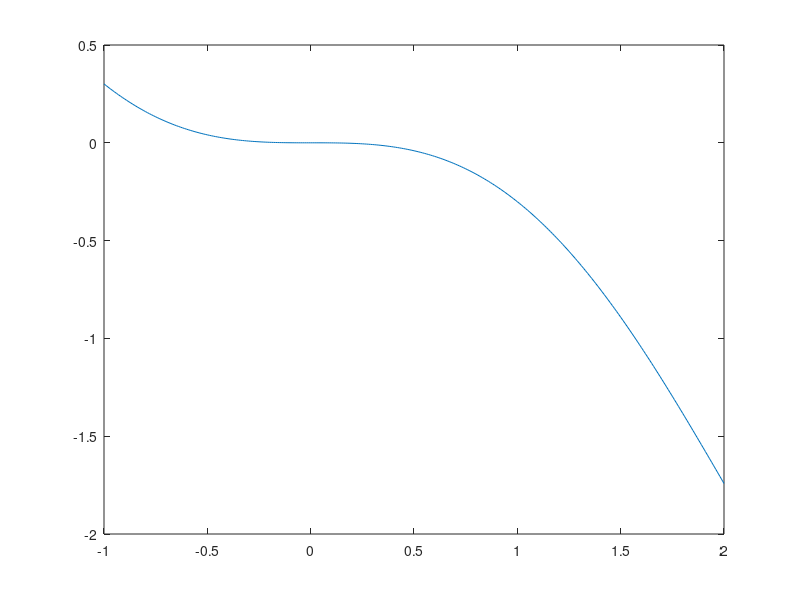

Reproduce this figure in MATLAB.
clc;close all;clear all
x0=1;
 epcilon0=input('epcilon0=');
for i=1:3
     figure, 
    x=-1:0.01:2;
    y=x.*cos(x)-sin(x);
     plot(x,y);
    fx=x0*cos(x0)-sin(x0);
    fx_dif=-x0*sin(x0)-cos(x0);
    x1=x0-fx/fx_dif;
    epcilon=abs((x1-x0)/x1);
    if epcilon<epcilon0
        break;
    end
     hold on
    y0=-2:0.01:0.5;
     plot(x0,y0,'g');
     plot(x1,y0,'r');
     title('the root of f(x) = x*cos(x)-sin(x)');
xlabel('x');
ylabel('f(x)');

     hold off
    disp(x1);
    x0=x1;
end